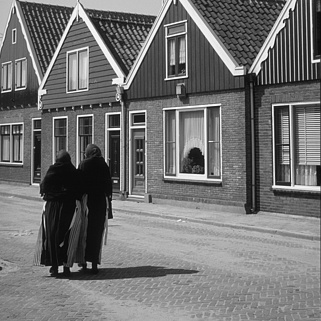
%> input picture Lab2_testimages/i235.png, 321 x 321 px
$ octave --eval "result = sharpening_filter(imread('../Lab2_testimages/i235.png'));"   (GNU Octave 9; MATLAB toolbox functions it lacks are replaced by stand-ins)
%> lines starting %> are read from the running program, lines starting %| are printed output that depends on the picture
function I_filtered_s = sharpening_filter(I)
    kernel_1 = zeros(7);
    kernel_1(4,4)=2;
    kernel_2 = ones(7, 7) / 49;
    kernel = kernel_1-kernel_2;

    I_filtered_s = conv2(double(I), kernel, 'same');
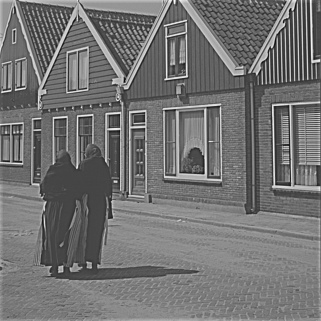
%> I_filtered_s: size 321x321 double; min -147.4, max 436.5, mean 116.1; drawn with min black and max white
%> `result = sharpening_filter(imread('../Lab2_testimages/i235.png'));`:
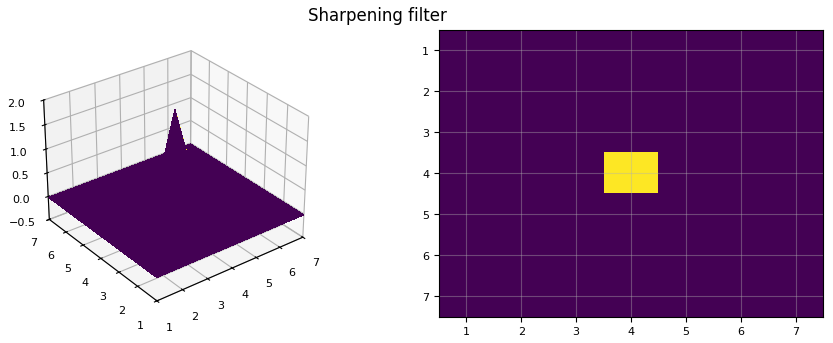
%> figure redrawn from the program's plot data, 2 panels
    %figure;
    %imshow(uint8(I_filtered_s)), title('Sharpening filter');
    %drawnow;

    figure
    sgtitle('Sharpening filter');
    subplot(1,2,1),surf(kernel)
    drawnow;
    subplot(1,2,2),imagesc(kernel),grid on;
    drawnow;
    pause(0.01);
end
